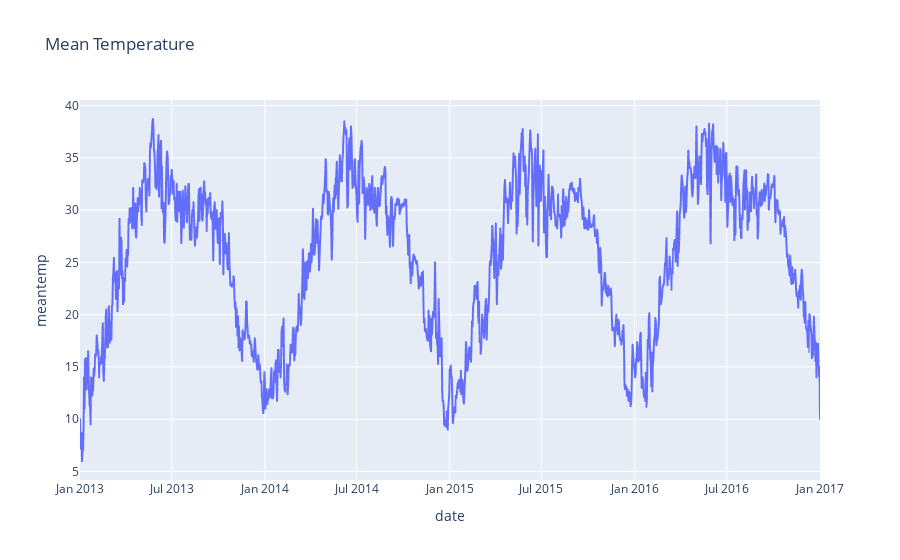
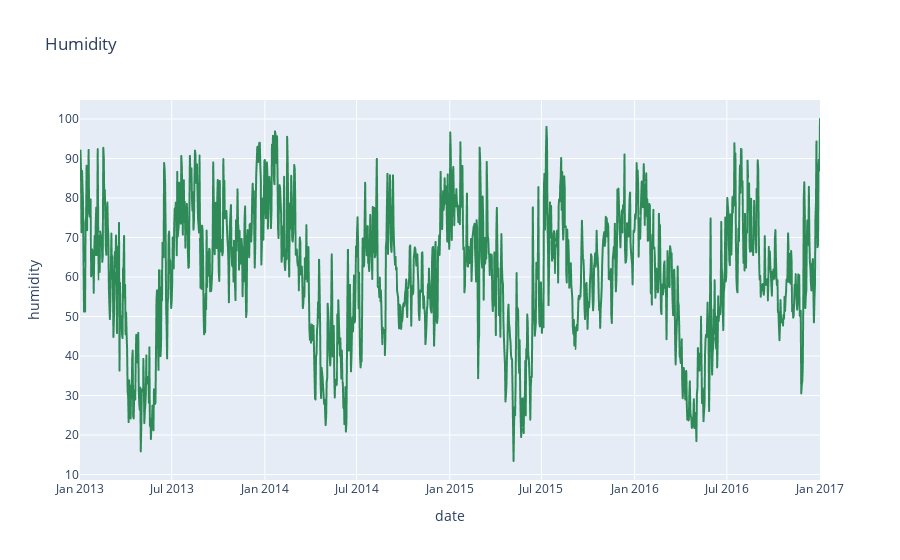

The cell these charts' notebook holds for them, in order:
### Code cell
# draw same plot on plotly
fig = px.line(df, x = df.index, y = 'meantemp', title = 'Mean Temperature')
fig_1 = px.line(df, x = df.index, y = 'humidity', title = 'Humidity')
fig_1.update_traces(line_color = 'seagreen')
fig.show()
fig_1.show()

### Figure 1 — Plotly figure (JSON) as saved in the notebook; plotly's stock layout.template omitted (floating-point values rounded to 4 significant figures; data arrays with more than 128 entries replaced by an {"elided": "..."} marker saying what was removed)
{"data": [{"hovertemplate": "date=%{x}<br>meantemp=%{y}<extra></extra>", "legendgroup": "", "line": {"color": "#636efa", "dash": "solid"}, "marker": {"symbol": "circle"}, "mode": "lines", "name": "", "showlegend": false, "type": "scattergl", "x": {"elided": "1462 str values"}, "xaxis": "x", "y": {"elided": "1462 float values"}, "yaxis": "y"}], "layout": {"legend": {"tracegroupgap": 0}, "title": {"text": "Mean Temperature"}, "xaxis": {"anchor": "y", "domain": [0, 1], "title": {"text": "date"}}, "yaxis": {"anchor": "x", "domain": [0, 1], "title": {"text": "meantemp"}}}}

### Figure 2 — Plotly figure (JSON) as saved in the notebook; plotly's stock layout.template omitted (floating-point values rounded to 4 significant figures; data arrays with more than 128 entries replaced by an {"elided": "..."} marker saying what was removed)
{"data": [{"hovertemplate": "date=%{x}<br>humidity=%{y}<extra></extra>", "legendgroup": "", "line": {"color": "seagreen", "dash": "solid"}, "marker": {"symbol": "circle"}, "mode": "lines", "name": "", "showlegend": false, "type": "scattergl", "x": {"elided": "1462 str values"}, "xaxis": "x", "y": {"elided": "1462 float values"}, "yaxis": "y"}], "layout": {"legend": {"tracegroupgap": 0}, "title": {"text": "Humidity"}, "xaxis": {"anchor": "y", "domain": [0, 1], "title": {"text": "date"}}, "yaxis": {"anchor": "x", "domain": [0, 1], "title": {"text": "humidity"}}}}
